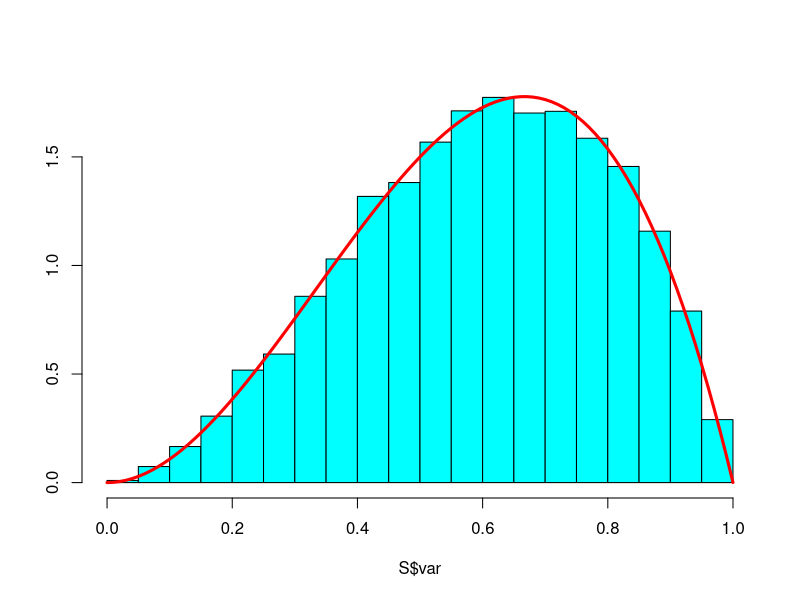

Generate this figure with R:
###################################################
# Illustration of accept reject algorithm
####################################################

acc.reject <- function(n){
  # generic accept/rejection algorithm
  # want to simulate n values from density f
  # density g is covering density
  # put in values between *'s for specific example
  # we illustrate here for f=beta(3,2) and g=triangular density defined below
  
  Gi <- function(x){
    # inverse cdf for density (CORRECTION:  Correct f is given)
    # f(x) = 2.5 x, 0 < x < .8
    #        10 (1-x), .8 < x < 1
    y1 <- sqrt(.8 * x)
    y2 <- 1 - sqrt(.2 * (1 - x))
    y <- y1 * (x < .8) + y2 * (x >= .8)
    return(y)
  }
  
  f <- function(x){  #***************************** define target density
    y <- x ^ (3 - 1) * (1 - x) ^ (2 - 1)           # kernel of a beta(3,2)
    return(y)
  }
  
  g=function(x){  #***************************** define covering density
    y <- 3 * x * (x < .8) + 12 * (1 - x) * (x>= .8)
    return(y)
  }
  
  #***************  MAIN PROGRAM ***************************************
  
  # PUT IN c=max(f/g)
  c <- .0833
  #*********************************************************
  i <- 0                              # i is index for simulated values
  N <- 0                              # N counts # of iterations of algorithm
  z <- rep(0, n)                      # z stores simulated values from f
  while (i < n){                      # continue until n values simulated from f
    x <- Gi(runif(1))                 # simulate variate from density g
    u <- runif(1)                     # simulate uniform
    if (u <= (f(x) / c / g(x))){      # if condition satisfied
      i <- i + 1                      # update index
      z[i] <- x                       # store simulated value
    }           
    N <- N + 1                   # update counter
  }
  acceptrate <- n / N            # computes acceptance rate
  
  output <- list(arate=acceptrate, var=z)
  return(output)
  #*****************************************************************
}

# simulate 10000 draws using this algorithm

S <- acc.reject(10000)

# acceptance rate?

S$arate

# construct a density histogram of simulated draws and overlay
# the exact beta(3, 2) density

library(MASS)
truehist(S$var)
curve(dbeta(x, 3, 2), add=TRUE, col="red", lwd=3)

#########################################################